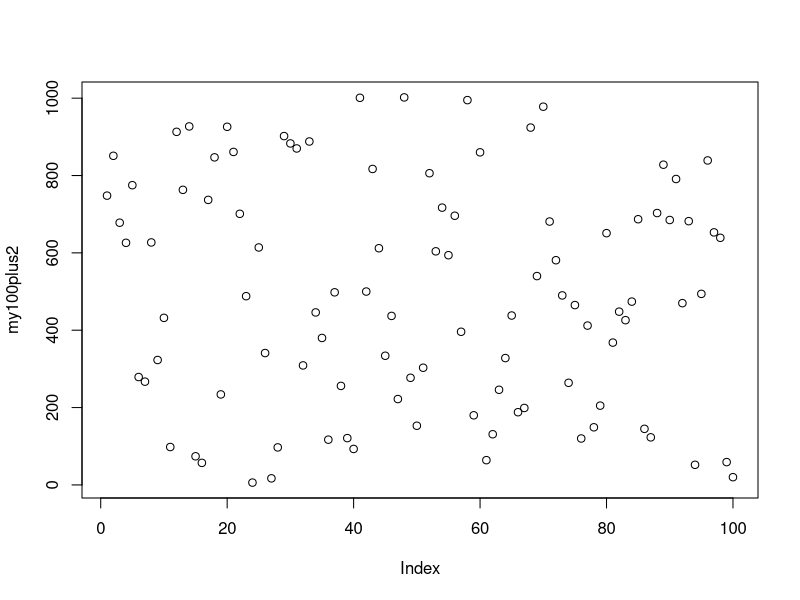
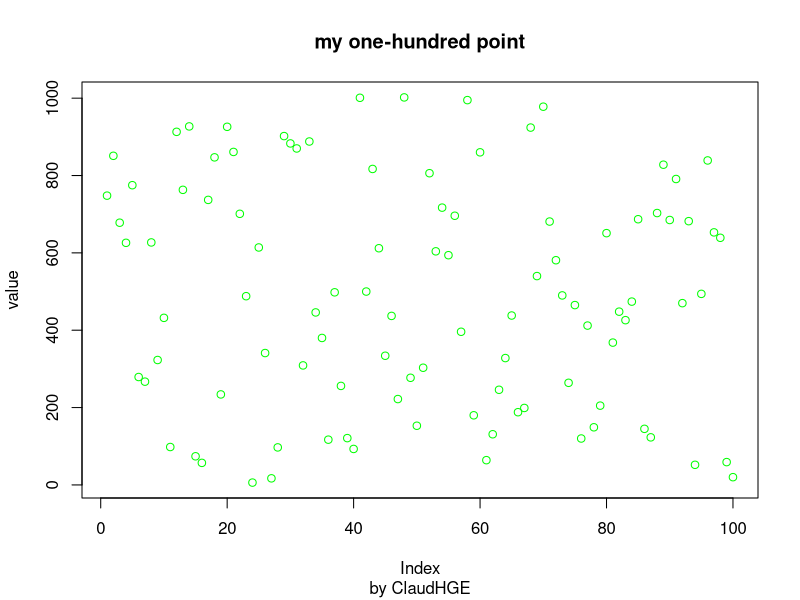
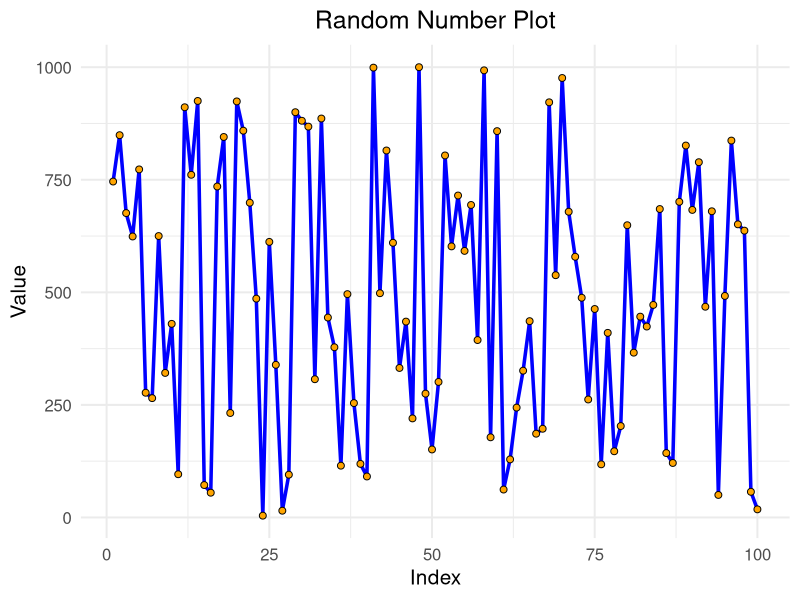
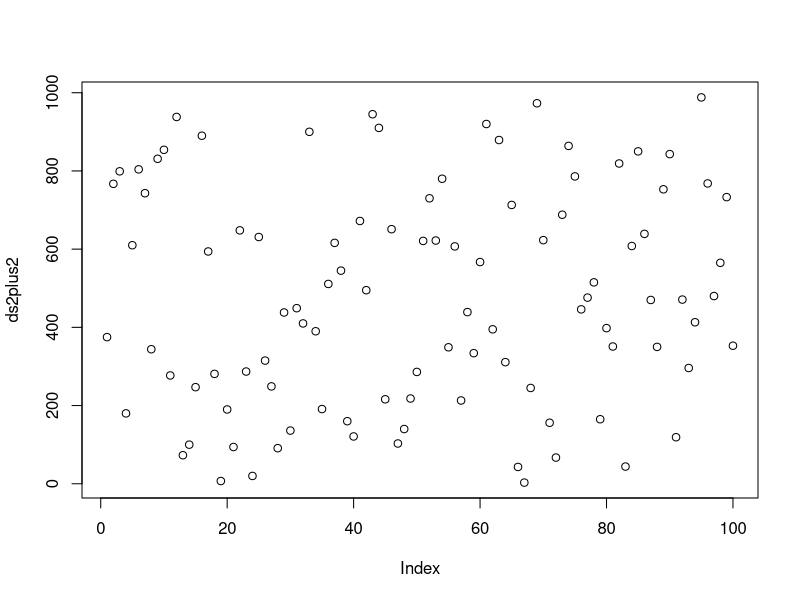
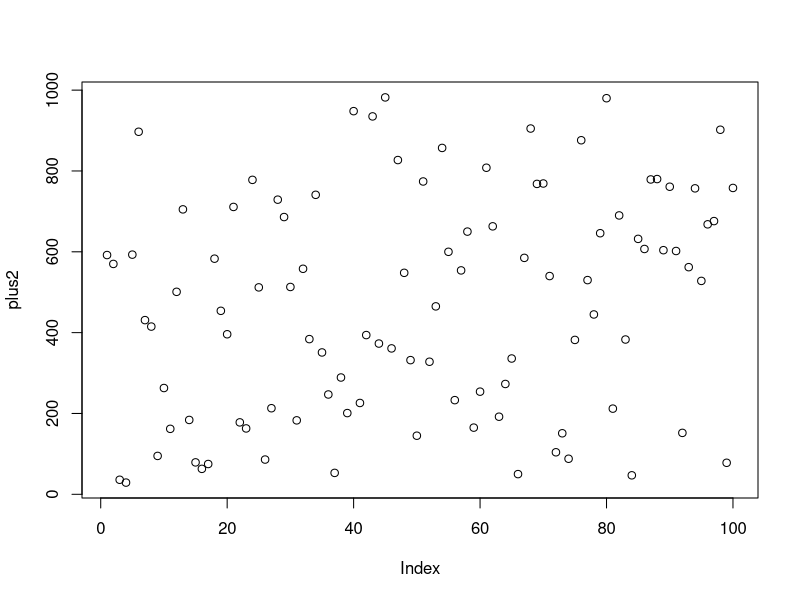

R code for these plots, in order:
## ---- chunk 1
100 + 2
## ---- chunk 2
my100 <- sample(1:1000, 100)
head(my100)
## ---- chunk 3
my100plus2 <- my100 + 2
head(my100plus2)
## ---- chunk 4
sum(my100plus2) # sum() returns the sum of every element in the vector
## ---- chunk 5
length(my100plus2) # length() returns the number of elements in a vector
## ---- chunk 6
# plot() returns a graph. Notice the arguments
plot(my100plus2) 
plot(my100plus2, main = "my one-hundred point", ylab = "value", sub = "by ClaudHGE", col = 'green') 
## ---- chunk 7
#install.packages("ggplot2") to install the package
library(ggplot2) # Load the package
data <- data.frame(Index = 1:100, Value = my100) # make the data readable to the function
# Create the plot with aesthetics
ggplot(data, aes(x = Index, y = Value)) +
  geom_line(color = "blue", size = 1.2) +  # Line color and size
  geom_point(shape = 21, fill = "orange", size = 2) +  # Points with shape and fill
  theme_minimal(base_size = 15) +  # Minimal theme with base font size
  labs(title = "Random Number Plot", # Title of the plot
       x = "Index", y = "Value") +  # axes label
  theme(plot.title = element_text(hjust = 0.5)) # Center the title
## ---- chunk 8
ds2 <- sample(1:1000, 100)
ds2plus2 <- ds2 + 2
sum(ds2plus2)
plot(ds2plus2) 
## ---- chunk 9
plusplot <- function(ds) {
  plus2 <- ds + 2
  print(sum(plus2))
  plot(plus2)
  return(plus2)
}
## ---- chunk 10
ds3 <- sample(1:1000, 100) # your data
ds3_2 <- plusplot(ds = ds3) #apply the function to the data
head(ds3_2)
